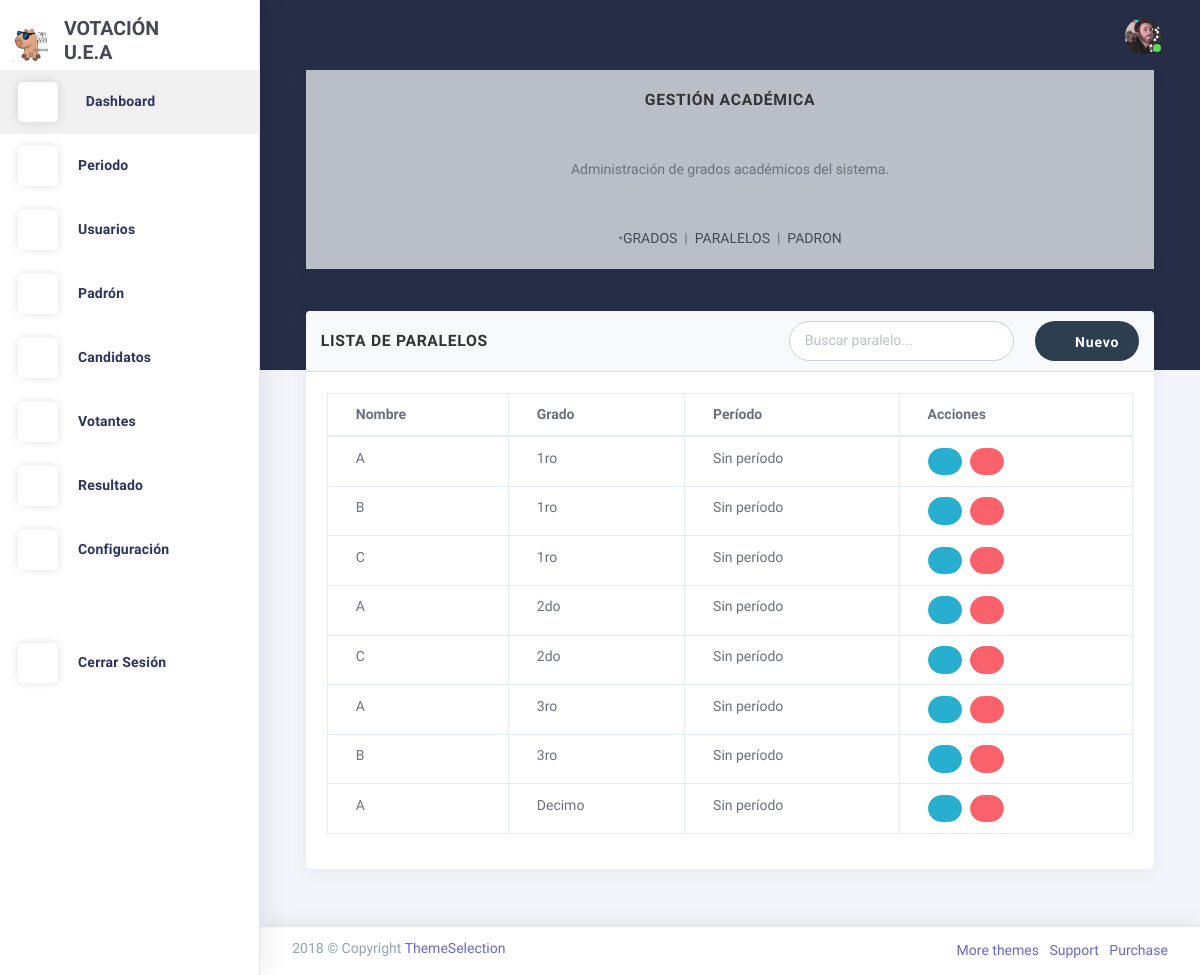
/paralelos/, run on the app's committed database.
### Aplicaciones/configuracion/models.py (models this page shows, shortened)
class LogoConfig(models.Model):
    logo_1 = models.ImageField(upload_to='logos/')
    logo_2 = models.ImageField(upload_to='logos/')
    iniciales = models.CharField(max_length=10)

### Aplicaciones/padron/models.py (models this page shows, shortened)
class Paralelo(models.Model):
    nombre = models.CharField(max_length=5, verbose_name="Letra del paralelo")
    grado = models.ForeignKey(
        Grado,
        on_delete=models.CASCADE,
        related_name="paralelos",
        verbose_name="Grado asociado"
    )
    class Meta:
        unique_together = ('nombre', 'grado')
        ordering = ['grado', 'nombre']
        verbose_name = "Paralelo"
        verbose_name_plural = "Paralelos"

class Grado(models.Model):
    nombre = models.CharField(max_length=50)
    periodo = models.ForeignKey(
        Periodo,
        on_delete=models.SET_NULL,
        null=True,
        blank=True,
        related_name='grados',
        verbose_name="Período académico"
    )
    class Meta:
        unique_together = ('nombre', 'periodo')
        ordering = ['nombre']
        verbose_name = "Grado"
        verbose_name_plural = "Grados"

### Aplicaciones/padron/views.py (the view)
# urls.py: path('paralelos/', ParaleloListView.as_view(), name='listar_paralelos'),
class ParaleloListView(ListView):
    model = Paralelo
    template_name = 'paralelos/agregarParalelo.html'
    context_object_name = 'paralelos'
    paginate_by = 15
    def get_queryset(self):
        return Paralelo.objects.select_related('grado', 'grado__periodo').order_by('grado__nombre', 'nombre')
    def get_context_data(self, **kwargs):
        context = super().get_context_data(**kwargs)
        context['grados'] = Grado.objects.all()
        return context

### Aplicaciones/configuracion/context_processors.py (called while the page is built)
def logo_config(request):
    return {'logo_config': LogoConfig.objects.first()}

### Aplicaciones/padron/templates/paralelos/agregarParalelo.html (shortened to what this page needs)
{% extends 'plantilla.html' %}
{% block contenido %}
<div class="card mb-3">
  <div class="card-body bg-light text-center">
    <h5 class="card-title mb-4"><strong>Gestión Académica</strong></h5>
    <p class="card-text mb-4">
      Administración de grados académicos del sistema.
    </p>
    <nav class="d-flex justify-content-center gap-3">
      <span class="text-muted">•</span>
      <a href="{% url 'listar_grados' %}" class="text-decoration-none text-dark {% if request.path == '/grados/' %} text-decoration-underline {% endif %}">GRADOS</a>
      <span>&nbsp;&nbsp;</span>
      <span class="text-muted">|</span>
      <span>&nbsp;&nbsp;</span>
      <a href="{% url 'listar_paralelos' %}" class="text-decoration-none text-dark {% if request.path == '/paralelos/' %} text-decoration-underline {% endif %}">PARALELOS</a>
      <span>&nbsp;&nbsp;</span>
      <span class="text-muted">|</span>
      <span>&nbsp;&nbsp;</span>
      <a href="{% url 'gestion_padron' %}" class="text-decoration-none text-dark  text-decoration-underline ">PADRON</a>
    </nav>
  </div>
</div>
<section id="listar-paralelos" class="row match-height">
  <div class="col-sm-12">
    <div class="card">
      <div class="card-header d-flex flex-column flex-md-row justify-content-between align-items-md-center">
        <h4 class="card-title mb-2 mb-md-0">Lista de Paralelos</h4>
        <div class="d-flex flex-column flex-md-row align-items-stretch justify-content-md-end">
          <input type="text" class="form-control mb-2 mb-md-0 mr-md-2" placeholder="Buscar paralelo..." id="buscarParalelo">
          <button type="button" class="btn btn-primary" data-toggle="modal" data-target="#modalAgregarParalelo">
            <i class="la la-plus"></i> Nuevo
          </button>
        </div>
      </div>
      <div class="card-content">
        <div class="card-body">
          <div class="table-responsive">
            <table class="table table-bordered" id="tablaParalelos">
              <thead>
                <tr>
                  <th>Nombre</th>
                  <th>Grado</th>
                  <th>Período</th>
                  <th>Acciones</th>
                </tr>
              </thead>
              <tbody>
                {% for paralelo in paralelos %}
                  <tr>
                    <td>{{ paralelo.nombre }}</td>
                    <td>{{ paralelo.grado.nombre }}</td>
                    <td>{{ paralelo.grado.periodo.nombre|default:"Sin período" }}</td>
                    <td class="action-buttons">
                      <button type="button" class="btn btn-info btn-sm" data-toggle="modal" data-target="#editarParaleloModal{{ paralelo.id }}">
                        <i class="la la-edit"></i>
                      </button>
                      <button type="button" class="btn btn-danger btn-sm" data-toggle="modal" data-target="#eliminarParaleloModal{{ paralelo.id }}">
                        <i class="la la-trash"></i>
                      </button>
                    </td>
                  </tr>
                {% empty %}
                  <tr>
                    <td colspan="4" class="text-center">No hay paralelos registrados.</td>
                  </tr>
                {% endfor %}
              </tbody>
            </table>
          </div>
        </div>
      </div>
    </div>
  </div>
</section>
{% endblock %}

### Aplicaciones/administracion/templates/plantilla.html (shortened to what this page needs)
{% load static %}
<!DOCTYPE html>
<html class="loading" lang="en" data-textdirection="ltr">
  <head>
    <link href="https://maxcdn.icons8.com/fonts/line-awesome/1.1/css/line-awesome.min.css" rel="stylesheet">
    <link rel="stylesheet" type="text/css" href="{% static 'plantillas/theme-assets/css/vendors.css' %}">
    <link rel="stylesheet" type="text/css" href="{% static 'plantillas/theme-assets/vendors/css/charts/chartist.css' %}">
    <link rel="stylesheet" type="text/css" href="{% static 'plantillas/theme-assets/css/app-lite.css' %}">
    <link rel="stylesheet" type="text/css" href="{% static 'plantillas/theme-assets/css/core/menu/menu-types/vertical-menu.css' %}">
    <link rel="stylesheet" type="text/css" href="{% static 'plantillas/theme-assets/css/core/colors/palette-gradient.css' %}">
    <link rel="stylesheet" type="text/css" href="{% static 'plantillas/theme-assets/css/pages/dashboard-ecommerce.css' %}">
    <link rel="stylesheet" href="https://cdnjs.cloudflare.com/ajax/libs/font-awesome/6.5.2/css/all.min.css">
    <link rel="stylesheet" href="{% static 'css/style.css' %}">
    <link href="https://cdn.jsdelivr.net/npm/bootstrap-fileinput@5.5.0/css/fileinput.min.css" rel="stylesheet">
    <link rel="stylesheet" href="https://cdn.jsdelivr.net/npm/izitoast@1.4.0/dist/css/iziToast.min.css">
  </head>
  <body class="vertical-layout vertical-menu 2-columns menu-expanded fixed-navbar" data-open="click" data-menu="vertical-menu" data-color="bg-chartbg" data-col="2-columns">
    <nav class="header-navbar navbar-expand-md navbar navbar-with-menu navbar-without-dd-arrow fixed-top navbar-semi-light">
      <div class="navbar-wrapper">
        <div class="navbar-container content">
          <div class="collapse navbar-collapse show" id="navbar-mobile">
            <ul class="nav navbar-nav mr-auto float-left">
              <li class="nav-item d-none d-md-block"><a class="nav-link nav-link-expand" href="#"><i class="ficon ft-maximize"></i></a></li>
              <li class="nav-item dropdown navbar-search"><a class="nav-link dropdown-toggle hide" data-toggle="dropdown" href="#"><i class="ficon ft-search"></i></a>
              </li>
            </ul>
            <ul class="nav navbar-nav float-right">
              <li class="dropdown dropdown-language nav-item"><a class="dropdown-toggle nav-link" id="dropdown-flag" href="#" data-toggle="dropdown" aria-haspopup="true" aria-expanded="false"><i class="flag-icon flag-icon-us"></i></a>
              </li>
            </ul>
            <ul class="nav navbar-nav float-right">
              <li class="dropdown dropdown-notification nav-item"><a class="nav-link nav-link-label" href="#" data-toggle="dropdown"><i class="ficon ft-mail"></i></a>
              </li>
              <li class="dropdown dropdown-user nav-item"><a class="dropdown-toggle nav-link dropdown-user-link" href="#" data-toggle="dropdown"><span class="avatar avatar-online"><img src="{% static 'plantillas/theme-assets/images/portrait/small/avatar-s-19.png' %}" alt="avatar"><i></i></span></a>
              </li>
            </ul>
          </div>
        </div>
      </div>
    </nav>
    <div class="main-menu menu-fixed menu-light menu-accordion menu-shadow" data-scroll-to-active="true" alt="LOGO MENU"
         data-img="{% if logo_config and logo_config.logo_2 %}{{ logo_config.logo_2.url }}{% else %}{% static 'images/logo1.png' %}{% endif %}">
      <div class="navbar-header">
        <ul class="nav navbar-nav flex-row">
          <li class="nav-item mr-auto">
            <a class="navbar-brand" href="index.html">
              <img class="brand-logo" alt="LOGO FONDO"
                   src="{% if logo_config and logo_config.logo_1 %}{{ logo_config.logo_1.url }}{% else %}{% static 'images/logo1.png' %}{% endif %}"/>
              <h3 class="brand-text">
                {{ logo_config.iniciales|default:" " }}
              </h3>
            </a>
          </li>
        </ul>
      </div>
      <div class="main-menu-content">
        <ul class="navigation navigation-main" id="main-menu-navigation" data-menu="menu-navigation">
            <li class="active">
                <a href="{% url 'dashboard' %}"><i class="ft-home"></i>
                    <span class="menu-title" data-i18n="">Dashboard</span>
                </a>
            </li>
            <li class="nav-item">
              <a href="#"><i class="ft-bar-chart-2"></i><span class="menu-title" data-i18n="">Periodo</span></a>
            </li>
            <li class="nav-item">
              <a href="#"><i class="ft-users"></i><span class="menu-title" data-i18n="">Usuarios</span></a>
            </li>
            <li class="nav-item">
                <a href="#"><i class="ft-list"></i><span class="menu-title" data-i18n="">Padrón</span></a>
            </li>
            <li class="nav-item">
                <a href="#"><i class="ft-plus-circle"></i><span class="menu-title" data-i18n="">Candidatos</span></a>
            </li>
            <li class="nav-item">
                <a href="#"><i class="ft-check-circle"></i><span class="menu-title" data-i18n="">Votantes</span></a>
            </li>
            <li class="nav-item">
                <a href="#"><i class="ft-bar-chart-2"></i><span class="menu-title" data-i18n="">Resultado</span></a>
            </li>
            <li class="nav-item">
                  <a href="{% url 'configurar_logo' %}"><i class="ft-settings"></i><span class="menu-title" data-i18n="">Configuración</span></a>
            </li>
            <li class="nav-item mt-4">
              <a href="{% url 'agregarLogin' %}">
              <i class="ft-power"></i><span class="menu-title">Cerrar Sesión</span>
              </a>
          </li>
        </ul>
      </div>
      <div class="navigation-background"></div>
    </div>
    <div class="app-content content">
      <div class="content-wrapper">
        <div class="content-body">
          <div class="container">
            {% block contenido %}{% endblock %}
          </div>
        </div>
      </div>
    </div>
    <footer class="footer footer-static footer-light navbar-border navbar-shadow">
      <div class="clearfix blue-grey lighten-2 text-sm-center mb-0 px-2">
        <span class="float-md-left d-block d-md-inline-block">2018  &copy; Copyright <a class="text-bold-800 grey darken-2" href="https://themeselection.com" target="_blank">ThemeSelection</a></span>
        <ul class="list-inline float-md-right d-block d-md-inline-blockd-none d-lg-block mb-0">
          <li class="list-inline-item"><a class="my-1" href="https://themeselection.com/" target="_blank"> More themes</a></li>
          <li class="list-inline-item"><a class="my-1" href="https://themeselection.com/support" target="_blank"> Support</a></li>
          <li class="list-inline-item"><a class="my-1" href="https://themeselection.com/products/chameleon-admin-modern-bootstrap-webapp-dashboard-html-template-ui-kit/" target="_blank"> Purchase</a></li>
        </ul>
      </div>
    </footer>
</body>
</html>

### sistema_voto_ue_riobamba/static/plantillas/theme-assets/css/core/menu/menu-types/vertical-menu.css (style rules this page uses)
body.vertical-layout.vertical-menu.menu-expanded .navbar-header { z-index: 999; float: left; width: 260px; }
body.vertical-layout.vertical-menu.menu-expanded .navbar .navbar-container { margin-left: 260px; }
body.vertical-layout.vertical-menu.menu-expanded .main-menu { width: 260px; -webkit-transition: 300ms ease all; -moz-transition: 300ms ease all; -o-transition: 300ms ease all; transition: 300ms ease all; -webkit-backface-visibility: hidden; -moz-backface-visibility: hidden; backface-visibility: hidden; }
body.vertical-layout.vertical-menu.menu-expanded .main-menu .navigation > li > a > i:before { font-size: 1.5rem; }
body.vertical-layout.vertical-menu.menu-expanded .main-menu .navigation > li > a > span { -webkit-transition: -webkit-transform .3s ease; -moz-transition: transform .3s ease, -moz-transform .3s ease; -o-transition: -o-transform .3s ease; transition: -webkit-transform .3s ease; transition: transform .3s ease; transition: transform .3s ease, -webkit-transform .3s ease, -moz-transform .3s ease, -o-transform .3s ease; }
body.vertical-layout.vertical-menu.menu-expanded .main-menu.menu-light .navigation > li > a > i { line-height: 40px; display: inline-block; width: 40px; height: 40px; margin-right: 20px; text-align: center; vertical-align: middle; border-radius: 12%; background: #fff; -webkit-box-shadow: 0 0 10px rgba(0, 0, 0, .12); box-shadow: 0 0 10px rgba(0, 0, 0, .12); }
body.vertical-layout.vertical-menu.menu-expanded .content, body.vertical-layout.vertical-menu.menu-expanded .footer { margin-left: 260px; }

### sistema_voto_ue_riobamba/static/plantillas/theme-assets/css/pages/dashboard-ecommerce.css (style rules this page uses)
.content .content-wrapper { padding-top: 0 !important; }

### sistema_voto_ue_riobamba/static/css/style.css (style rules this page uses)
.card-title { font-weight: bold; font-size: 1.2rem; text-transform: uppercase; color: #333; }
.card-header { background-color: #f8f9fa; border-bottom: 1px solid #ddd; padding: 10px 15px; }
.action-buttons .btn { margin-right: 5px; font-size: 0.8rem; padding: 3px 8px; }
.form-control { border-radius: 20px; border: 1.5px solid #ccd1d9; padding: 10px 15px; font-size: 14px; transition: all 0.3s; }
.btn { border-radius: 20px; padding: 8px 20px; font-size: 14px; font-weight: 600; }
.btn-primary { background-color: #2c3e50; border: none; }

### Aplicaciones/administracion/templates/plantilla.html (style rules this page uses)
.brand-text { display: flex; flex-direction: column; align-items: flex-start; line-height: 1.2; font-size: 1rem; white-space: normal; max-width: 150px; }
.navbar-brand { display: flex; align-items: center; gap: 10px; }
.brand-logo { max-width: 40px; height: auto; }

### data on the page
LogoConfig: logo_1 (picture), iniciales "VOTACIÓN U.E.A"
Paralelo: nombre "A", grado.nombre "1ro", grado.periodo.nombre "Sin período"
Paralelo: nombre "B", grado.nombre "1ro", grado.periodo.nombre "Sin período"
Paralelo: nombre "C", grado.nombre "1ro", grado.periodo.nombre "Sin período"
Paralelo: nombre "A", grado.nombre "2do", grado.periodo.nombre "Sin período"
Paralelo: nombre "C", grado.nombre "2do", grado.periodo.nombre "Sin período"
Paralelo: nombre "A", grado.nombre "3ro", grado.periodo.nombre "Sin período"
Paralelo: nombre "B", grado.nombre "3ro", grado.periodo.nombre "Sin período"
Paralelo: nombre "A", grado.nombre "Decimo", grado.periodo.nombre "Sin período"
